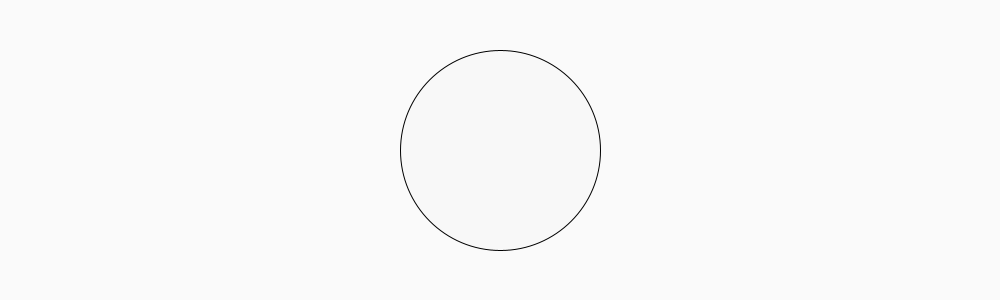
Frame 1 (no input)
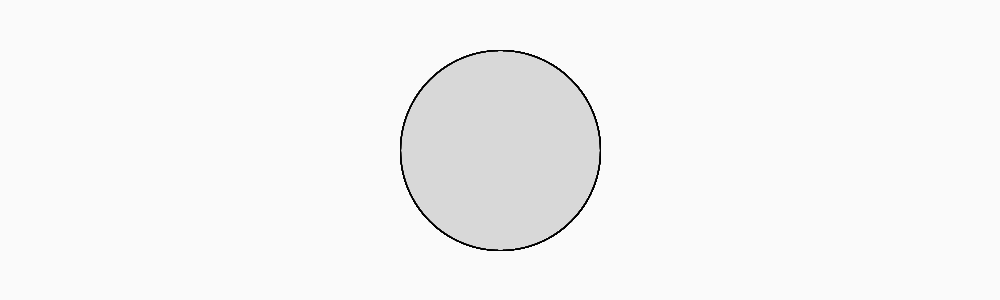
Frame 60 (the mouse pressed at the canvas centre just before this capture)
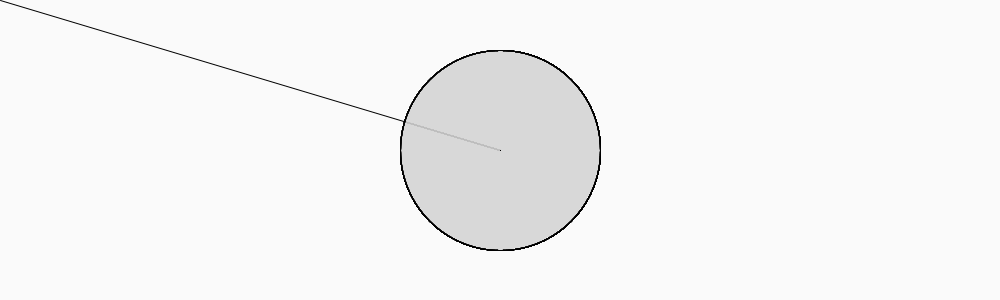
Frame 120 (the mouse held since frame 60 and released just before this capture)

The Processing sketch that drew these frames (run headless with seeded random() and noise(); from frame 60 on, the mouse is pressed at the canvas centre):

// Processing sketch: ejercicio_4
// ── ejercicio_4.pde
//plantilla para resolver ejercicios
void setup(){
  size(1000,300);
  background(250);
}

void draw(){
  fill(200,10);
  ellipse(width/2,height/2,200,200);
  
  if (dist(mouseX,mouseY,width/2,height/2) < 100){
    line(mouseX,mouseY,pmouseX,pmouseY);
  }
  
}
